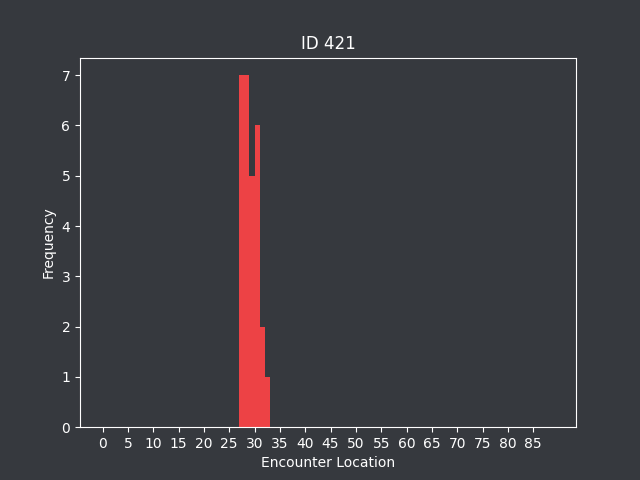

Python code for this plot:
# parse data and generate encounter location distribution histograms for each problem; upload histograms to a discord channel

import discord
import time

import json
from matplotlib import pyplot as plt 
import matplotlib
import numpy as np 

def distribution(i):
    data = []
    for j in range(1,101):
        a = open("rushes/getRush" + str(j) + ".json") # have a rushes folder containing all the rush jsons using this name format
        aData = json.load(a)

        for k in range(len(aData)):
            if aData[k]["id"] == i:
                data.append(k+1)
    if len(data) == 0:
        return False

    data_np = np.array(data)
    fig, ax = plt.subplots()
    ax.set_facecolor('#36393E')
    fig.patch.set_facecolor('#36393E')

    plt.hist(data_np, bins = [x for x in range(90)], color='#ED4245') # histogram with fixed bins up to 90, red bars
    plt.title("ID " + str(i), color = '#FFFFFF')
    plt.xlabel('Encounter Location', color = '#FFFFFF')
    plt.ylabel('Frequency', color = '#FFFFFF')

    plt.xticks(np.arange(0, 90, 5))

    ax.tick_params(axis='x', colors='#FFFFFF')
    ax.tick_params(axis='y', colors='#FFFFFF')
    

    for child in ax.get_children(): # basically everything here is trying to set everything white
        if isinstance(child, matplotlib.spines.Spine):
            child.set_color('#FFFFFF')
    for child in fig.get_children():
        if isinstance(child, matplotlib.spines.Spine):
            child.set_color('#FFFFFF')


    #plt.show()
    plt.savefig('distribution.png')
    plt.close('all') # otherwise you'll run out of memory after a while
    return True


config = open("config.json")
TOKEN = json.load(config)["token"]
client = discord.Client()

@client.event                
async def on_ready():
    for id in range(395,422):
        if distribution(id):
            print(id)
            file = discord.File("distribution.png")
            msg = "ID: " + str(id)
            await client.get_channel(869832185727832085).send(content = msg, file=file) # encounter location channel ID
            time.sleep(3) # please don't rate limit me discord, 3s is reasonable right?
        else:
            print(id, "nope")


client.run(TOKEN)